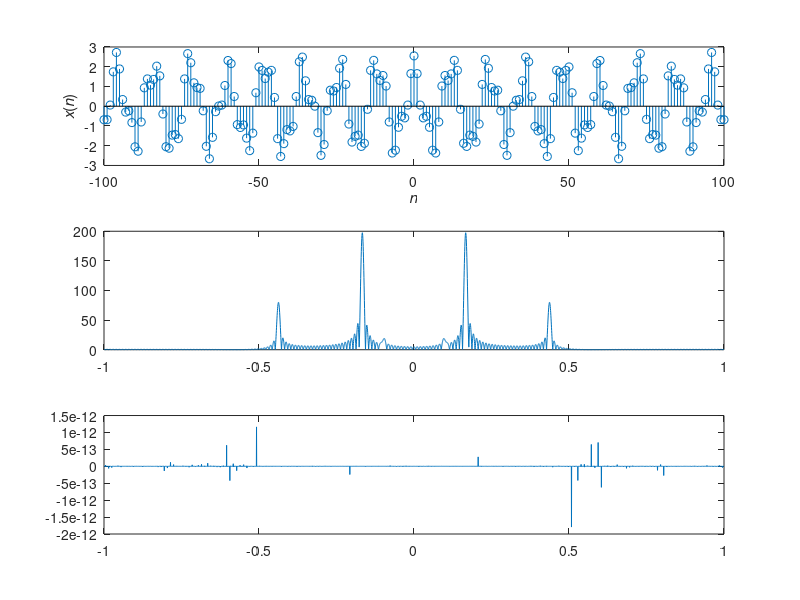

This figure's MATLAB source:
clc
clear all
close all

a=0.9;
Mo=12;
No=48;
n=-100:1:100;
omega_x=-1*pi:0.0005*pi:1*pi;

for ii=1:length(n)
    x_n(ii)=2*cos((25/150)*pi*n(ii))-...
        0.25*cos((15/150)*pi*n(ii))...
        +0.8*cos((56/128)*pi*n(ii));
end
subplot(3,1,1),stem(n, x_n)



xlabel('\it{n}')
ylabel('{\itx}({\itn})')

for jj=1:length(omega_x)
    for ii=1:length(n)
        expo_x(jj,ii)=exp(-1j*omega_x(jj)...
            *n(ii));
    end
    F_omega(1,jj)=sum(x_n.*expo_x(jj,:));
end

angle_F_omega=atan(imag(F_omega)./real(F_omega));

for ii=1:length(omega_x)
    if(omega_x(ii)<=-(25/150)*pi)
        index1=ii;
    elseif(omega_x(ii)<=-(15/150)*pi)
        index2=ii;
    elseif(omega_x(ii)<=-(56/128)*pi)
        index3=ii;
    elseif(omega_x(ii)<=(25/150)*pi)
        index4=ii;
    elseif(omega_x(ii)<=(15/150)*pi)
        index5=ii;
    elseif(omega_x(ii)<=(56/128)*pi)
        index6=ii;
    end
end
% F_omega_theo_mag=zeros(1, length(omega_x));
% F_omega_theo_mag(1, index1)=2*pi/(0.01*pi);
% F_omega_theo_mag(1, index4)=2*pi/(0.01*pi);
% 
% F_omega_theo_mag(1, index2)=0.25*pi/(0.01*pi);
% F_omega_theo_mag(1, index5)=0.25*pi/(0.01*pi);
% 
% F_omega_theo_mag(1, index3)=0.8*pi/(0.01*pi);
% F_omega_theo_mag(1, index4)=0.8*pi/(0.01*pi);


subplot(3,1,2),plot(omega_x/pi, abs(F_omega))
%    omega_x/pi, abs(F_omega_theo_mag), '--r' )

subplot(3,1,3),plot(omega_x/pi, angle_F_omega)
        